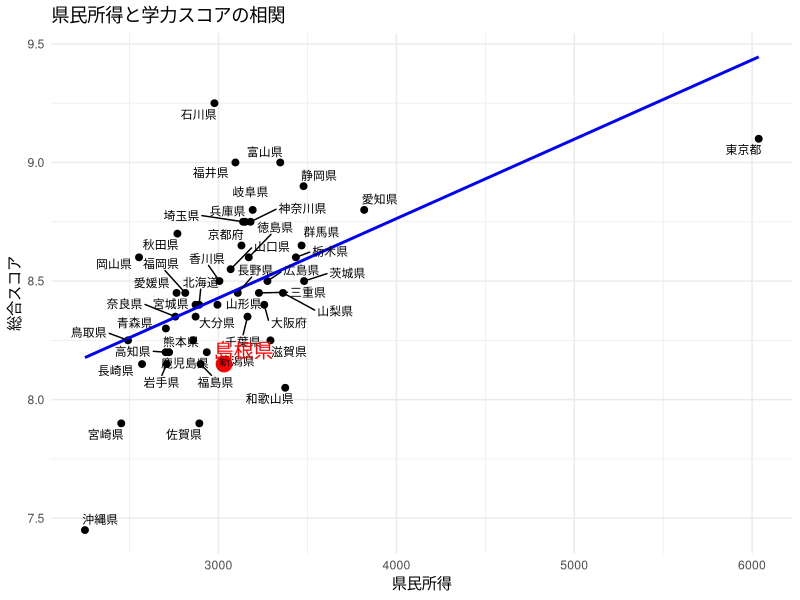
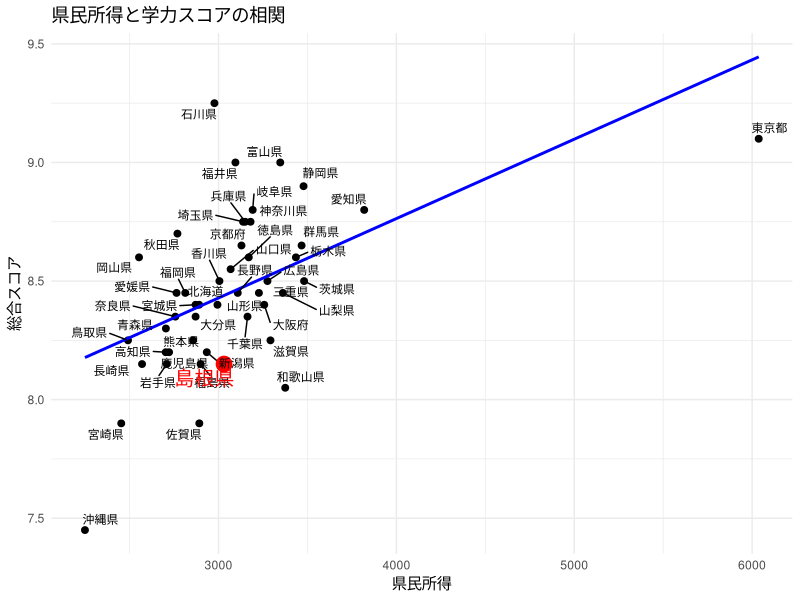

The R source for these figures, in order:
## ---- chunk 1

library(ggplot2)
library(ggrepel)
print(getwd())

# データ読み込みと総合スコア列の作成
my_data <- read.csv("data.csv", fileEncoding = "UTF-8")
my_data$score_avg <- rowMeans(my_data[, c("score_jp", "score_math")])
print(head(my_data))

# 島根県のデータを抽出
shimane <- my_data[my_data$pref == "島根県", ]
other_prefectures <- my_data[my_data$pref != "島根県", ]

# 散布図の作成
p <- ggplot(my_data, aes(x = income, y = score_avg)) +
  geom_point(color = "black", size = 2) +
  geom_point(data = shimane, aes(x = income, y = score_avg), color = "red", size = 5) +
  geom_smooth(method = "lm", se = FALSE, color = "blue") +
  geom_text_repel(
    data = other_prefectures,
    aes(label = pref),
    color = "black",
    size = 3,
    max.overlaps = Inf  
  ) +
  geom_text_repel(
    data = shimane,
    aes(label = pref),
    color = "red",
    size = 5,
    max.overlaps = Inf  
  ) +
  labs(
    title = "県民所得と学力スコアの相関",
    x = "県民所得",
    y = "総合スコア"
  ) +
  theme_minimal()
print(p)
ggsave("graph.png", plot = p, width = 10, height = 7, dpi = 300)

# 単回帰分析
model <- lm(score_avg ~ income, data = my_data)
summary(model)

# 島根県の残差を計算
shimane_residuals <- resid(model)[my_data$pref == "島根県"]
print("島根県の残差:")
print(shimane_residuals)
